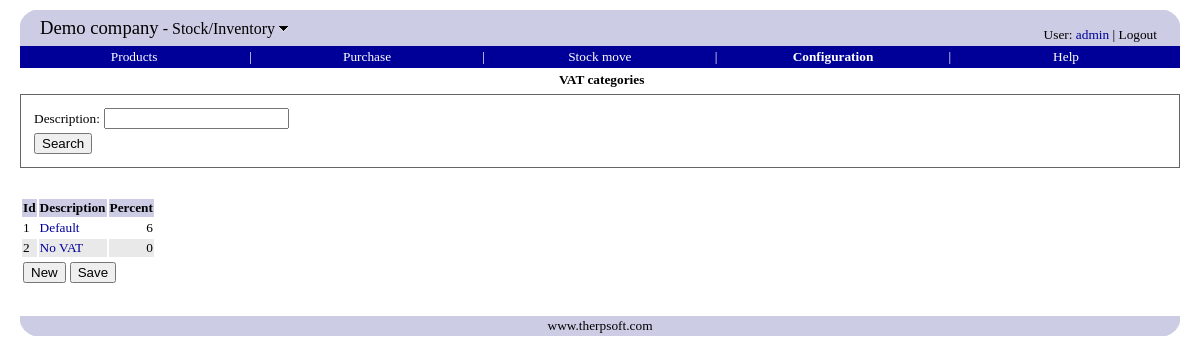
/erp/vatcategories.php (signed in), run on the app's committed database.
### tables this page shows
CREATE TABLE `companyinfo` (
  `companyname` varchar(80) default NULL,
  `vatnumber` varchar(32) default NULL,
  `streetaddress` varchar(128) default NULL,
  `city` varchar(32) default NULL,
  `zipcode` varchar(20) default NULL,
  `email` varchar(80) default NULL
);

CREATE TABLE `vat_category` (
  `vatcatid` int(10) unsigned NOT NULL auto_increment,
  `percent` double unsigned NOT NULL,
  `description` varchar(45) NOT NULL,
  PRIMARY KEY  (`vatcatid`)
);

### include/database.inc.php (called while the page is built, shortened)
<?php
function query($sql)
{
	$q = mysql_query($sql);
	$err = mysql_error();
	return $q;
}
function fetch_array($query)
{
	return mysql_fetch_array($query);
}
function fetch_object($query)
{
	return mysql_fetch_object($query);
}
function findValue($sql, $default = null)
{
    $rs = query($sql);
    $row = fetch_array($rs);
    return $row[0];
}
?>

### erp/vatcategories.php (the view, shortened to what this page needs)
<?php
	include('include.php');
    $description = getParam('description');
	$selectSQL = "
	select
	    vatcatid,
	    description,
		percent
	from vat_category
	where description like '$description%'";
?>
<head>
</head>
<body>
<?php menubar('configuration.php') ?>
<form action="vatcategories.php" method="GET">
<div class="border">
<table>
<tr><td><?php etr("Description") ?>:</td><td><input type="text" model="description" value="<?php echo $description ?>"/></td>
<tr><td><input type="submit" model="search" value="<?php etr("Search") ?>" /></td></tr>
</tr>
</table>
</div>
</form>
<form action="vatcategories.php" method=POST>
<table>
<th><?php etr("Id") ?></th>
<th><?php etr("Description") ?></th>
<th><?php etr("Percent") ?></th>
<?php
    $rs = query($selectSQL);
    $class = "odd";
    while ($row = fetch_object($rs)) {
    	$href = "vatcategory.php?vatcatid=$row->vatcatid";
        echo "<tr class='$class'>";
        echo "<td>$row->vatcatid</td>";
        echo "<td><a href='$href'>$row->description</a></td>";
        echo "<td align=right>$row->percent</td>";
        echo "</tr>";
        $class = ($class == "odd" ? "even" : "odd");
    }
?>
</table>
<table>
<tr>
<td><?php newButton("vatcategory.php") ?></td>
<td><?php saveButton() ?></td>
</tr>
</table>
</form>
<?php bottom() ?>
</body>

### include/therp_include.php (shortened to what this page needs)
<?php
include('standard_include.php');
function top0($module = null)
{
	echo "<table cellpadding=0 cellspacing=0 width='100%' border=0>";
	echo "<tr>";
	echo "<td width=20><img src='../images/tl.png'></td>";
	echo "<td rowspan=2 bgColor='#CCCCE5'>";
	$title = tr("Switch module");
	$thERP = findValue("select companyname from companyinfo");
	echo "<span style='font-size: 14pt;'>";
	echo "<a class=logo href='../common/modules.php' title='$title'>$thERP</a></span>";
	if ($module != null) {
		echo "<span style='font-size: 12pt;'>&nbsp;-&nbsp;";
		$onMouseOver = "document.getElementById(\"down\").src=\"../images/down_hover.gif\"";
		$onMouseOut = "document.getElementById(\"down\").src=\"../images/down.gif\"";
		echo "<a class=logo href='../common/modules.php' title='$title' ";
		echo "onMouseOver='$onMouseOver' onMouseOut='$onMouseOut'>";
		echo tr($module);
		echo "&nbsp;<img id=down src='../images/down.gif' border=0 style='position: relative; top: -2'>";
		echo "</a>";
		echo "</span>";
	}
	echo "</td>";
	echo "<td align=right valign=bottom rowspan=2 bgColor='#CCCCE5' style='padding: 3'>";
	echo "<span class=username>";
	$href = '../payroll/selfservice_settings.php';
	echo tr("User") . ": <a href='$href'>" . getUser() . "</a> | <a href='../common/modules.php?logout=true' class=logo>";
	echo tr("Logout") . "</a>";
	echo "</span>\n";
	echo "</td>";
	echo "<td width=20><img src='../images/tr.png'></td>";
	echo "</tr>";
	echo "<tr bgColor='#CCCCE5'>";
	echo "<td>&nbsp;</td>";
	echo "<td>&nbsp;</td>";
	echo "</tr>";
	echo "</table>\n";
}
function bottom()
{
	echo "<br>";
	echo "<table cellpadding=0 cellspacing=0 width='100%' border=0>";
	echo "<tr>";
	echo "<td width=20><img src='../images/bl.png'></td>";
	echo "<td bgColor='#CCCCE5' align=center><a href='http://www.therpsoft.com' class=logo>www.therpsoft.com</a></td>";
	echo "<td width=20><img src='../images/br.png'></td>";
	echo "</tr>";
	echo "</table>";
}
function menu($href, $text, $width, $hasNext, $currentHref)
{
	$current = $href == $currentHref;
	$class = $current ? 'menubar_current' : 'menubar';
	echo "<td width='$width%' align='center'><a class=$class href='$href'>" . tr($text) . "</a></td>\n";
	if ($hasNext)
		echo "<td>|</td>";
}
?>

### include/therp.css (style rules this page uses)
BODY { margin-left: 20; margin-right: 20; margin-top: 10; margin-bottom: 40; font-family: verdana; font-size: 10pt; }
TH { font-family: verdana; font-size: 10pt; background-color: #CCCCE5; font-weight: bold; }
TD { font-family: verdana; font-size: 10pt; }
TR.even { background-color: #E9E9E9; }
A { text-decoration: none; color: #000099; }
.menubar { background-color: #000099; color: white; text-decoration: none; font-weight: normal; }
.menubar_current { color: white; text-decoration: none; font-weight: bold; }
A.logo { text-decoration: none; color: black; }
.border { border: 1px solid #666; padding: 10; }
.username { font-size: 10pt; }

### data on the page
companyinfo: companyname "Demo company"
vat_category: vatcatid "1", description "Default", percent "6"
vat_category: vatcatid "2", description "No VAT", percent "0"

### other printed values
tr($module) "Stock/Inventory"
tr("User") "User"
getUser() "admin"
tr("Logout") "Logout"
tr($text) "Products Purchase Stock move Configuration Help"
$title "VAT categories"
tr($text) "Description Id Description Percent"
